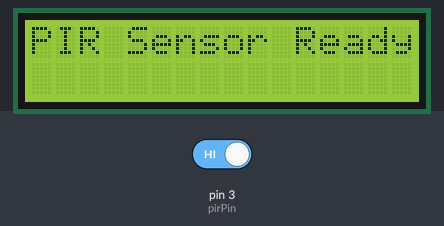
Simulated run of this sketch. Board: Arduino Uno, built with avr-gcc and run on an emulated ATmega328P. On the bench: 16×2 character LCD. Inputs (shaded band) come from the test bench; at power-on: pin 3 (pirPin) HIGH.

Above: at 0.1 s.
3.3 s: pin 3 (pirPin) driven LOW
At 4.5 s:
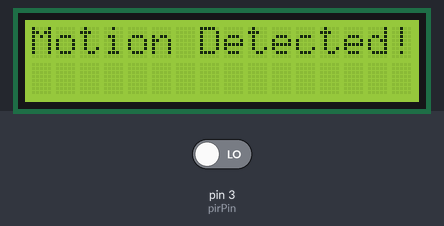
4.8 s: pin 3 (pirPin) driven HIGH
At 5.8 s:
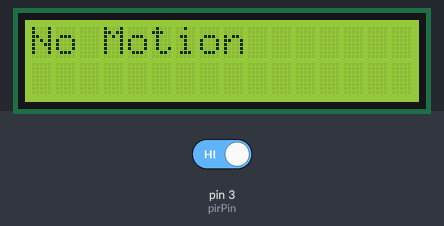
Timing chart, 0 to 7.8 s (numbered marks = the images above; inputs shaded):
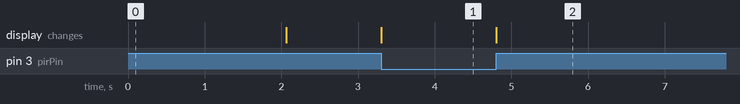

Measured:
- after the input at 3.3 s, the display: changes at once (image 1)
- after the input at 4.8 s, the display: changes at once (image 2)

The sketch:

sketch_feb23c.ino
```cpp
#include<LiquidCrystal.h>

LiquidCrystal lcd(12, 11, 7, 6, 5, 4);
// Define PIR sensor pin
int pirPin = 3;
int pirState = LOW;  // Start assuming no motion
int val = 0;         // Variable for reading PIR status

void setup() {
  pinMode(pirPin, INPUT);
  lcd.begin(16, 2); // 16x2 LCD
  lcd.print("PIR Sensor Ready");
  delay(2000);
  lcd.clear();
}

void loop() {
  val = digitalRead(pirPin); // Read PIR sensor

  if (val == LOW) {
    if (pirState == LOW) {
      lcd.clear();
      lcd.print("Motion Detected!");
      pirState = HIGH;
    }
  } else {
    if (pirState == HIGH) {
      lcd.clear();
      lcd.print("No Motion");
      pirState = LOW;
    }
  }
}
```
